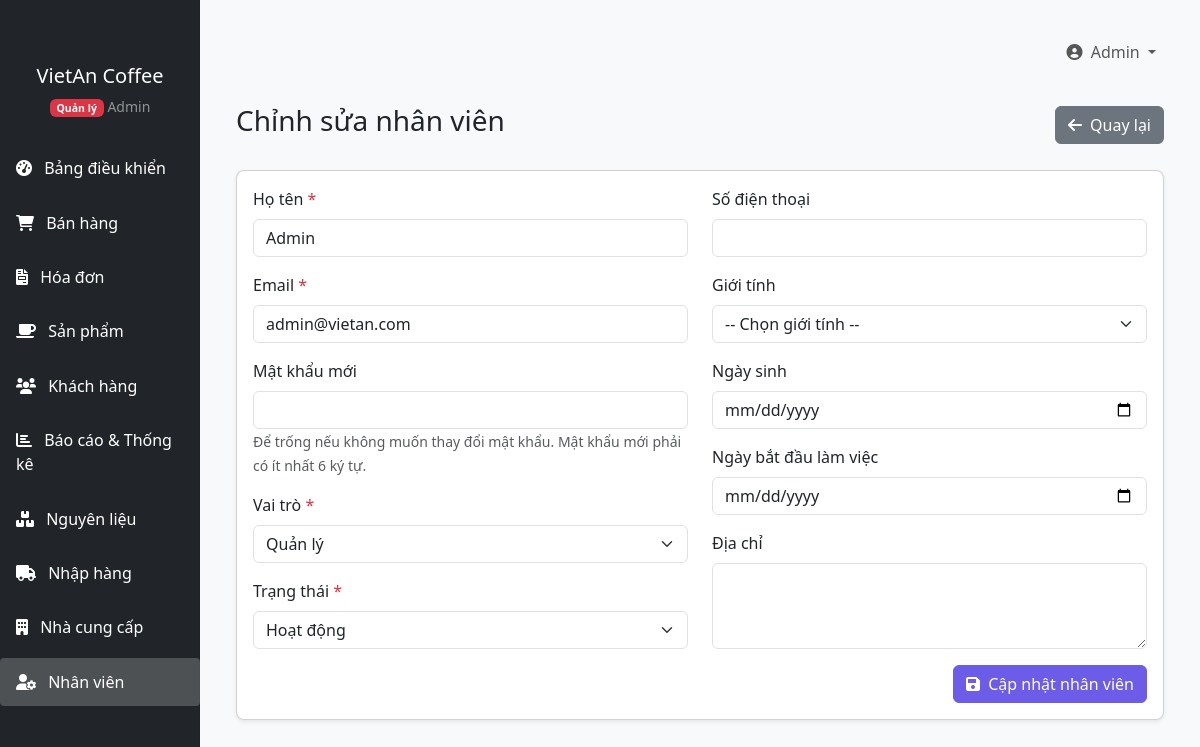
The page /QuanLyCafe/index.php?page=users&action=edit&id=1 (signed in) on the database its author committed.
### tables this page shows
CREATE TABLE `users` (
  `id` int(11) NOT NULL,
  `name` varchar(100) NOT NULL,
  `email` varchar(100) NOT NULL,
  `password` varchar(255) NOT NULL,
  `role` enum('admin','staff') NOT NULL,
  `phone` varchar(20) DEFAULT NULL,
  `address` text DEFAULT NULL,
  `gender` enum('male','female','other') DEFAULT NULL,
  `birth_date` date DEFAULT NULL,
  `hire_date` date DEFAULT NULL,
  `status` enum('active','inactive') DEFAULT 'active',
  `created_at` timestamp NOT NULL DEFAULT current_timestamp(),
  `updated_at` timestamp NOT NULL DEFAULT current_timestamp() ON UPDATE current_timestamp()
);

### QuanLyCafe/models/User.php (called while the page is built, shortened)
<?php
class User {
    private $conn;
    public function __construct($db) {
        $this->conn = $db;
    }
    public function getById($id) {
        $query = "SELECT * FROM users WHERE id = ?";
        $stmt = $this->conn->prepare($query);
        $stmt->bind_param("i", $id);
        $stmt->execute();
        $result = $stmt->get_result();
        if ($result->num_rows === 1) {
            $row = $result->fetch_assoc();
            $this->id = $row['id'];
            $this->name = $row['name'];
            $this->email = $row['email'];
            $this->role = $row['role'];
            $this->phone = $row['phone'];
            $this->birth_date = $row['birth_date'];
            $this->hire_date = $row['hire_date'];
            $this->status = $row['status'];
            return true;
        }
        return false;
    }
}

### QuanLyCafe/views/users/edit.php (the view, shortened to what this page needs)
<?php include 'includes/header.php'; ?>
<div class="container-fluid">
    <div class="d-flex justify-content-between align-items-center mb-4">
        <h1 class="h3">Chỉnh sửa nhân viên</h1>
        <a href="index.php?page=users" class="btn btn-secondary">
            <i class="fas fa-arrow-left me-1"></i> Quay lại
        </a>
    </div>
    <div class="card">
        <div class="card-body">
            <form method="POST" action="index.php?page=users&action=edit&id=<?php echo $user->id; ?>">
                <div class="row">
                    <div class="col-md-6">
                        <div class="mb-3">
                            <label for="name" class="form-label">Họ tên <span class="text-danger">*</span></label>
                            <input type="text" class="form-control" id="name" name="name" value="<?php echo $user->name; ?>" required>
                        </div>
                        <div class="mb-3">
                            <label for="email" class="form-label">Email <span class="text-danger">*</span></label>
                            <input type="email" class="form-control" id="email" name="email" value="<?php echo $user->email; ?>" required>
                        </div>
                        <div class="mb-3">
                            <label for="password" class="form-label">Mật khẩu mới</label>
                            <input type="password" class="form-control" id="password" name="password">
                            <small class="text-muted">Để trống nếu không muốn thay đổi mật khẩu. Mật khẩu mới phải có ít nhất 6 ký tự.</small>
                        </div>
                        <div class="mb-3">
                            <label for="role" class="form-label">Vai trò <span class="text-danger">*</span></label>
                            <select class="form-select" id="role" name="role" required>
                                <option value="admin" <?php echo ($user->role == 'admin') ? 'selected' : ''; ?>>Quản lý</option>
                            </select>
                        </div>
                        <div class="mb-3">
                            <label for="status" class="form-label">Trạng thái <span class="text-danger">*</span></label>
                            <select class="form-select" id="status" name="status" required>
                                <option value="active" <?php echo ($user->status == 'active') ? 'selected' : ''; ?>>Hoạt động</option>
                            </select>
                        </div>
                    </div>
                    <div class="col-md-6">
                        <div class="mb-3">
                            <label for="phone" class="form-label">Số điện thoại</label>
                            <input type="text" class="form-control" id="phone" name="phone" value="<?php echo $user->phone; ?>">
                        </div>
                        <div class="mb-3">
                            <label for="gender" class="form-label">Giới tính</label>
                            <select class="form-select" id="gender" name="gender">
                                <option value="">-- Chọn giới tính --</option>
                            </select>
                        </div>
                        <div class="mb-3">
                            <label for="birth_date" class="form-label">Ngày sinh</label>
                            <input type="date" class="form-control" id="birth_date" name="birth_date" value="<?php echo $user->birth_date; ?>">
                        </div>
                        <div class="mb-3">
                            <label for="hire_date" class="form-label">Ngày bắt đầu làm việc</label>
                            <input type="date" class="form-control" id="hire_date" name="hire_date" value="<?php echo $user->hire_date; ?>">
                        </div>
                        <div class="mb-3">
                            <label for="address" class="form-label">Địa chỉ</label>
                            <textarea class="form-control" id="address" name="address" rows="3"><?php echo $user->address; ?></textarea>
                        </div>
                    </div>
                </div>
                <div class="text-end">
                    <button type="submit" class="btn btn-primary">
                        <i class="fas fa-save me-1"></i> Cập nhật nhân viên
                    </button>
                </div>
            </form>
        </div>
    </div>
</div>
<?php include 'includes/footer.php'; ?>

### QuanLyCafe/assets/css/style.css (style rules this page uses)
body { font-family: 'Segoe UI', Tahoma, Geneva, Verdana, sans-serif; background-color: #f8f9fa; }
.card { border-radius: 0.5rem; box-shadow: 0 0.125rem 0.25rem rgba(0, 0, 0, 0.075); margin-bottom: 1.5rem; }
.btn-primary { background-color: #6c5ce7; border-color: #6c5ce7; }

### rows shown on the page
users: name "Admin", email "admin@vietan.com", role "Quản lý", status "Hoạt động"

### other values the page prints
getCurrentUserName() "Admin"
